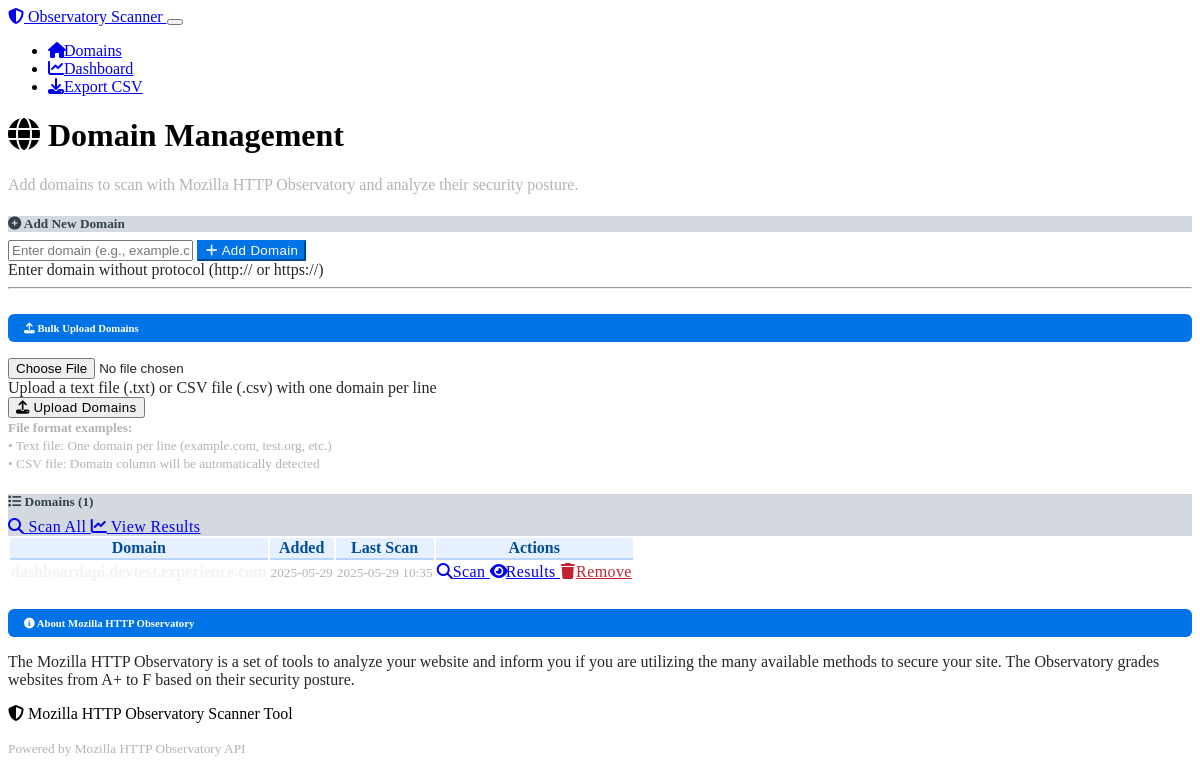
Before: / with the older database file.
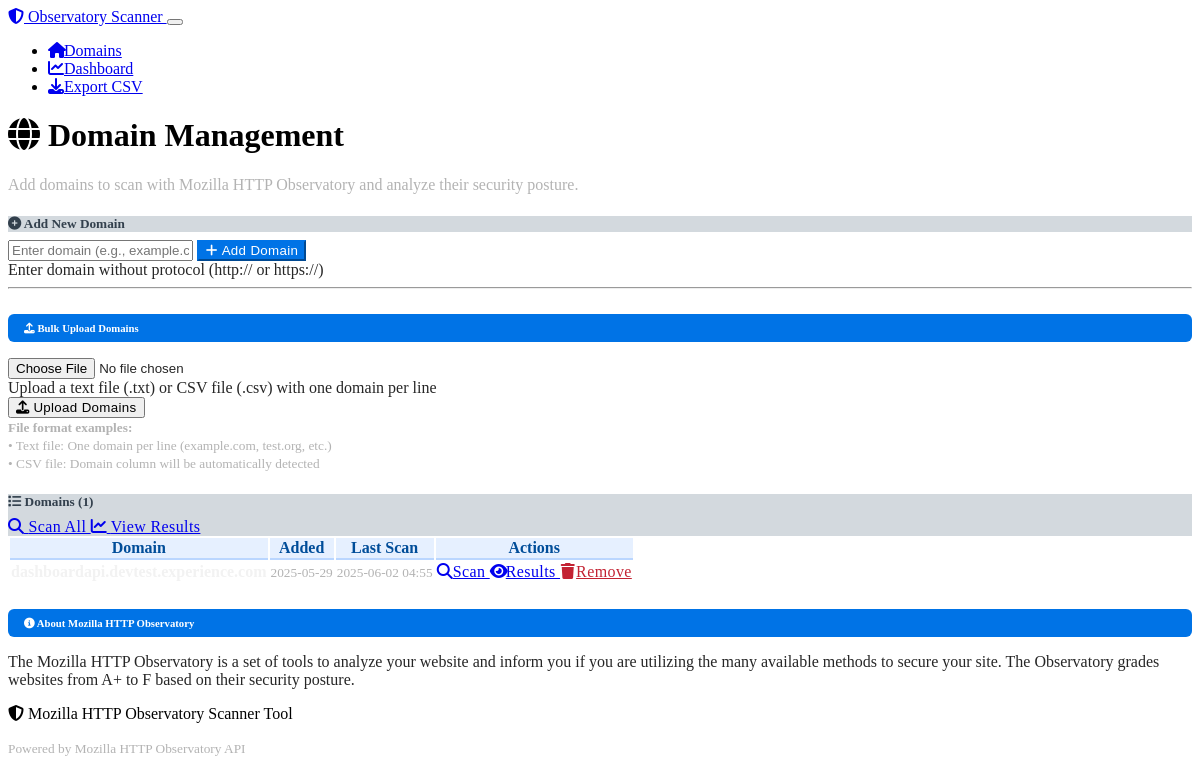
After: the same page with the newer database file.
### models.py (models this page shows, shortened)
class Domain(db.Model):
    id = db.Column(db.Integer, primary_key=True)
    hostname = db.Column(db.String(255), unique=True, nullable=False)
    added_date = db.Column(db.DateTime, default=datetime.utcnow)
    last_scan_date = db.Column(db.DateTime)
    is_active = db.Column(db.Boolean, default=True)

### routes.py (the view)
@app.route('/')
def index():
    domains = Domain.query.filter_by(is_active=True).all()
    return render_template('index.html', domains=domains)

### templates/index.html (shortened to what this page needs)
{% extends "base.html" %}
{% block content %}
<div class="container my-5">
    <div class="row mb-4">
        <div class="col-12">
            <h1 class="display-4 mb-3">
                <i class="fas fa-globe me-3"></i>
                Domain Management
            </h1>
            <p class="lead text-muted">
                Add domains to scan with Mozilla HTTP Observatory and analyze their security posture.
            </p>
        </div>
    </div>
    <div class="row mb-5">
        <div class="col-lg-8">
            <div class="card">
                <div class="card-header">
                    <h5 class="card-title mb-0">
                        <i class="fas fa-plus-circle me-2"></i>
                        Add New Domain
                    </h5>
                </div>
                <div class="card-body">
                    <form method="POST" action="{{ url_for('add_domain') }}">
                        <div class="input-group mb-3">
                            <input
                                type="text"
                                class="form-control"
                                name="hostname"
                                placeholder="Enter domain (e.g., example.com)"
                                required
                                pattern="[a-zA-Z0-9.-]+"
                                title="Please enter a valid domain name"
                            >
                            <button class="btn btn-primary" type="submit">
                                <i class="fas fa-plus me-1"></i>
                                Add Domain
                            </button>
                        </div>
                        <div class="form-text">
                            Enter domain without protocol (http:// or https://)
                        </div>
                    </form>
                    <hr class="my-4">
                    <h6 class="mb-3">
                        <i class="fas fa-upload me-2"></i>
                        Bulk Upload Domains
                    </h6>
                    <form method="POST" action="{{ url_for('bulk_upload_domains') }}" enctype="multipart/form-data">
                        <div class="mb-3">
                            <input type="file" class="form-control" name="domain_file" accept=".txt,.csv" required>
                            <div class="form-text">
                                Upload a text file (.txt) or CSV file (.csv) with one domain per line
                            </div>
                        </div>
                        <button class="btn btn-success" type="submit">
                            <i class="fas fa-upload me-1"></i>
                            Upload Domains
                        </button>
                    </form>
                    <div class="mt-3">
                        <small class="text-muted">
                            <strong>File format examples:</strong><br>
                            • Text file: One domain per line (example.com, test.org, etc.)<br>
                            • CSV file: Domain column will be automatically detected
                        </small>
                    </div>
                </div>
            </div>
        </div>
    </div>
    <div class="row">
        <div class="col-12">
            <div class="card">
                <div class="card-header d-flex justify-content-between align-items-center">
                    <h5 class="card-title mb-0">
                        <i class="fas fa-list me-2"></i>
                        Domains ({{ domains|length }})
                    </h5>
                    {% if domains %}
                    <div>
                        <a href="{{ url_for('scan_all') }}" class="btn btn-success btn-sm">
                            <i class="fas fa-search me-1"></i>
                            Scan All
                        </a>
                        <a href="{{ url_for('dashboard') }}" class="btn btn-info btn-sm">
                            <i class="fas fa-chart-line me-1"></i>
                            View Results
                        </a>
                    </div>
                    {% endif %}
                </div>
                <div class="card-body">
                    {% if domains %}
                        <div class="table-responsive">
                            <table class="table table-hover">
                                <thead>
                                    <tr>
                                        <th>Domain</th>
                                        <th>Added</th>
                                        <th>Last Scan</th>
                                        <th>Actions</th>
                                    </tr>
                                </thead>
                                <tbody>
                                    {% for domain in domains %}
                                    <tr>
                                        <td>
                                            <strong>{{ domain.hostname }}</strong>
                                        </td>
                                        <td>
                                            <small class="text-muted">
                                                {{ domain.added_date.strftime('%Y-%m-%d') if domain.added_date else 'N/A' }}
                                            </small>
                                        </td>
                                        <td>
                                            {% if domain.last_scan_date %}
                                                <small class="text-success">
                                                    {{ domain.last_scan_date.strftime('%Y-%m-%d %H:%M') }}
                                                </small>
                                            {% else %}
                                                <small class="text-muted">Never scanned</small>
                                            {% endif %}
                                        </td>
                                        <td>
                                            <div class="btn-group btn-group-sm" role="group">
                                                <a href="{{ url_for('scan_domain', domain_id=domain.id) }}"
                                                   class="btn btn-outline-primary btn-sm">
                                                    <i class="fas fa-search me-1"></i>Scan
                                                </a>
                                                <a href="{{ url_for('domain_results', domain_id=domain.id) }}"
                                                   class="btn btn-outline-info btn-sm">
                                                    <i class="fas fa-eye me-1"></i>Results
                                                </a>
                                                <a href="{{ url_for('remove_domain', domain_id=domain.id) }}"
                                                   class="btn btn-outline-danger btn-sm"
                                                   onclick="return confirm('Are you sure you want to remove this domain?')">
                                                    <i class="fas fa-trash me-1"></i>Remove
                                                </a>
                                            </div>
                                        </td>
                                    </tr>
                                    {% endfor %}
                                </tbody>
                            </table>
                        </div>
                    {% else %}
                        <div class="text-center py-5">
                            <i class="fas fa-globe fa-3x text-muted mb-3"></i>
                            <h5 class="text-muted">No domains added yet</h5>
                            <p class="text-muted">Add your first domain above to start security scanning.</p>
                        </div>
                    {% endif %}
                </div>
            </div>
        </div>
    </div>
    <div class="row mt-5">
        <div class="col-12">
            <div class="card border-info">
                <div class="card-body">
                    <h6 class="card-title text-info">
                        <i class="fas fa-info-circle me-2"></i>
                        About Mozilla HTTP Observatory
                    </h6>
                    <p class="card-text mb-0">
                        The Mozilla HTTP Observatory is a set of tools to analyze your website and inform you if you are utilizing the many available methods to secure your site. The Observatory grades websites from A+ to F based on their security posture.
                    </p>
                </div>
            </div>
        </div>
    </div>
</div>
{% endblock %}

### templates/base.html (shortened to what this page needs)
<!DOCTYPE html>
<html lang="en" data-bs-theme="dark">
<head>
    <link href="https://cdn.replit.com/agent/bootstrap-agent-dark-theme.min.css" rel="stylesheet">
    <link rel="stylesheet" href="https://cdnjs.cloudflare.com/ajax/libs/font-awesome/6.4.0/css/all.min.css">
    <link rel="stylesheet" href="{{ url_for('static', filename='css/style.css') }}">
</head>
<body>
    <nav class="navbar navbar-expand-lg navbar-dark bg-dark">
        <div class="container">
            <a class="navbar-brand" href="{{ url_for('index') }}">
                <i class="fas fa-shield-alt me-2"></i>
                Observatory Scanner
            </a>
            <button class="navbar-toggler" type="button" data-bs-toggle="collapse" data-bs-target="#navbarNav">
            </button>
            <div class="collapse navbar-collapse" id="navbarNav">
                <ul class="navbar-nav ms-auto">
                    <li class="nav-item">
                        <a class="nav-link" href="{{ url_for('index') }}">
                            <i class="fas fa-home me-1"></i>Domains
                        </a>
                    </li>
                    <li class="nav-item">
                        <a class="nav-link" href="{{ url_for('dashboard') }}">
                            <i class="fas fa-chart-line me-1"></i>Dashboard
                        </a>
                    </li>
                    <li class="nav-item">
                        <a class="nav-link" href="{{ url_for('export_csv') }}">
                            <i class="fas fa-download me-1"></i>Export CSV
                        </a>
                    </li>
                </ul>
            </div>
        </div>
    </nav>
    <main>
        {% block content %}{% endblock %}
    </main>
    <footer class="bg-dark text-light py-4 mt-5">
        <div class="container text-center">
            <p class="mb-0">
                <i class="fas fa-shield-alt me-2"></i>
                Mozilla HTTP Observatory Scanner Tool
            </p>
            <small class="text-muted">
                Powered by Mozilla HTTP Observatory API
            </small>
        </div>
    </footer>
</body>
</html>

### static/css/style.css (style rules this page uses)
:root { --primary_hue: 210; --success_hue: 142; --warning_hue: 45; --danger_hue: 354; --info_hue: 188; --security_excellent: 142 76% 25%; --security_good: 45 93% 35%; --security_poor: 354 70% 45%; --security_critical: 0 84% 40%; --text_on_light: 0 0% 15%; --text_on_dark: 0 0% 95%; --text_muted_light: 0 0% 40%; --text_muted_dark: 0 0% 70%; }
.table > :not(caption) > * > * { color: hsl(var(--text_on_light)); border-bottom-color: rgba(0, 0, 0, 0.125); }
.text-muted { color: hsl(var(--text_muted_light)) !important; }
[data-bs-theme="dark"] .card { background-color: rgba(255, 255, 255, 0.05); border-color: rgba(255, 255, 255, 0.125); color: hsl(var(--text_on_dark)); }
[data-bs-theme="dark"] .table > :not(caption) > * > * { border-bottom-color: rgba(255, 255, 255, 0.125); color: hsl(var(--text_on_dark)); }
[data-bs-theme="dark"] .text-muted { color: hsl(var(--text_muted_dark)) !important; }
footer { margin-top: auto; }
.fas, .far { width: 1em; text-align: center; }
.card-header { color: white !important; font-weight: 600; background-color: hsl(210 100% 45%) !important; }
.card-body h6 { color: white !important; background-color: hsl(210 100% 45%) !important; padding: 0.5rem 1rem; border-radius: 0.375rem; margin-bottom: 1rem !important; }
.card-header:not(.bg-primary):not(.bg-danger):not(.bg-success):not(.bg-warning):not(.bg-info):not(.bg-secondary):not(.bg-dark) { background-color: hsl(210 15% 85%) !important; color: hsl(210 20% 25%) !important; }
.card-title { font-weight: 600; margin-bottom: 0.5rem; }
.card-body { color: hsl(var(--text_on_light)); }
.btn { font-weight: 500; letter-spacing: 0.025em; }
.btn-primary { background-color: hsl(210 100% 45%); border-color: hsl(210 100% 45%); color: white !important; }
.btn-outline-danger { color: hsl(354 70% 45%) !important; border-color: hsl(354 70% 45%) !important; }
.table thead th { background-color: rgba(13, 110, 253, 0.1) !important; color: hsl(210 100% 30%) !important; font-weight: 600; border-bottom: 2px solid rgba(13, 110, 253, 0.2) !important; }
small { color: hsl(var(--text_muted_light)) !important; }
[data-bs-theme="dark"] small { color: hsl(var(--text_muted_dark)) !important; }

Changed rows visible on the page:
changed Domain: last_scan_date "2025-05-29 10:35" → "2025-06-02 04:55"
